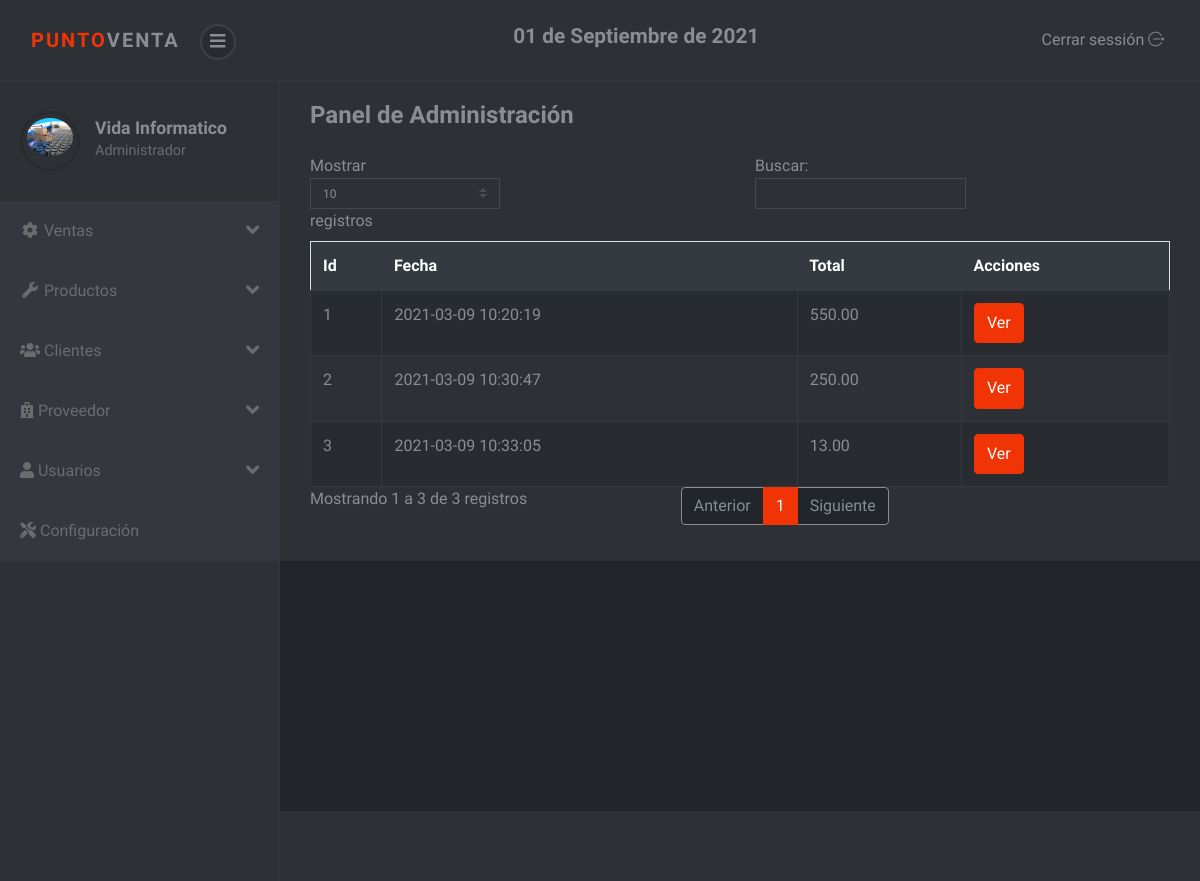
Page /sistema/ventas.php (signed in) on the earlier database version.
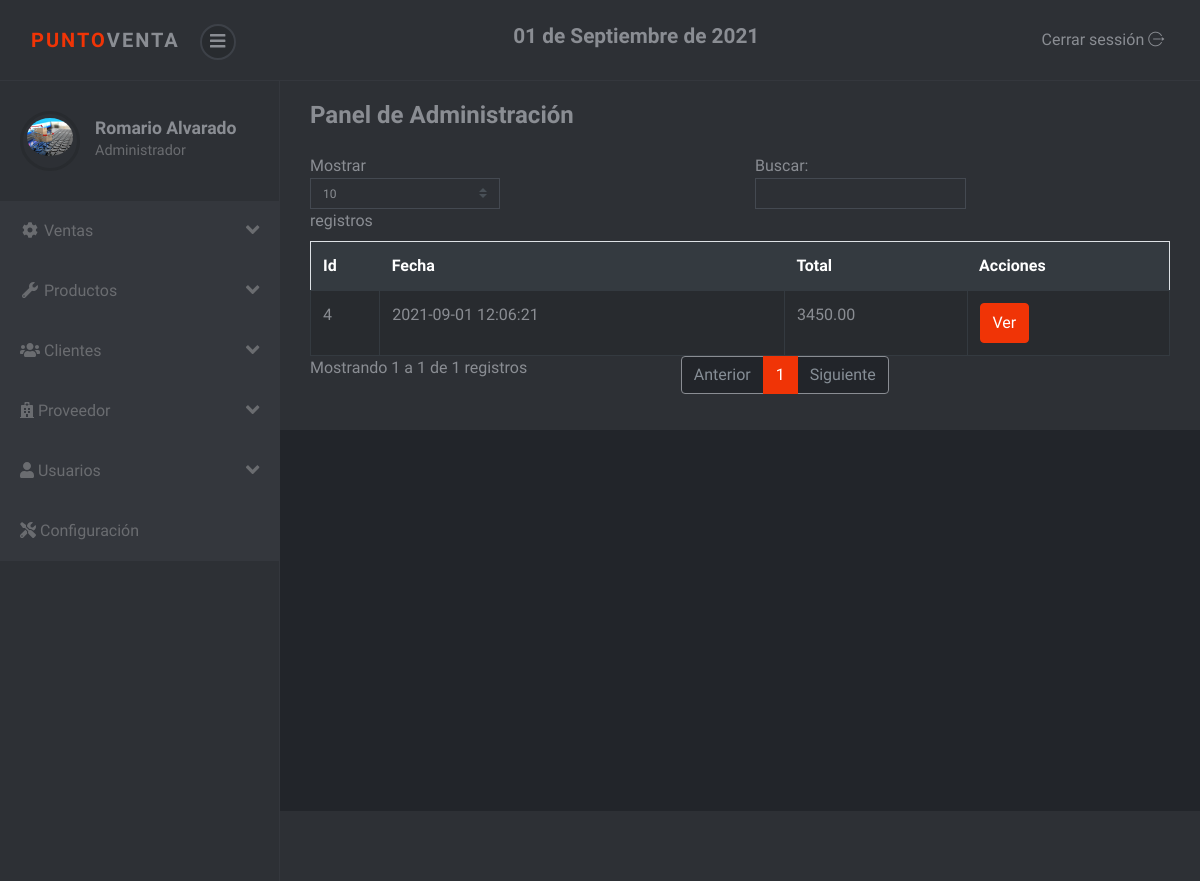
Same page on the later database version.
### tables this page shows
CREATE TABLE `factura` (
  `nofactura` int(11) NOT NULL,
  `fecha` datetime NOT NULL DEFAULT current_timestamp(),
  `usuario` int(11) NOT NULL,
  `codcliente` int(11) NOT NULL,
  `totalfactura` decimal(10,2) NOT NULL,
  `estado` int(11) NOT NULL DEFAULT 1
);

### sistema/ventas.php (the view, shortened to what this page needs)
<?php include_once "includes/header.php"; ?>
<div class="container-fluid">
	<div class="d-sm-flex align-items-center justify-content-between mb-4">
		<h1 class="h3 mb-0 text-gray-800">Panel de Administración</h1>
	</div>
	<div class="row">
		<div class="col-lg-12">
			<div class="table-responsive">
				<table class="table table-striped table-bordered" id="table">
					<thead class="thead-dark">
						<tr>
							<th>Id</th>
							<th>Fecha</th>
							<th>Total</th>
							<th>Acciones</th>
						</tr>
					</thead>
					<tbody>
						<?php
						require "../conexion.php";
						$query = mysqli_query($conexion, "SELECT nofactura, fecha,codcliente, totalfactura, estado FROM factura ORDER BY nofactura DESC");
						$cli = mysqli_num_rows($query);
						if ($cli > 0) {
							while ($dato = mysqli_fetch_array($query)) {
						?>
								<tr>
									<td><?php echo $dato['nofactura']; ?></td>
									<td><?php echo $dato['fecha']; ?></td>
									<td><?php echo $dato['totalfactura']; ?></td>
									<td>
										<button type="button" class="btn btn-primary view_factura" cl="<?php echo $dato['codcliente'];  ?>" f="<?php echo $dato['nofactura']; ?>">Ver</button>
									</td>
								</tr>
						<?php }
						} ?>
					</tbody>
				</table>
			</div>
		</div>
	</div>
</div>
<?php include_once "includes/footer.php"; ?>

### sistema/includes/header.php (shortened to what this page needs)
<?php
include "includes/functions.php";
?>
<!DOCTYPE html>
<html>
<head>
	<link rel="stylesheet" href="vendor/bootstrap/css/bootstrap.min.css">
	<link rel="stylesheet" href="css/font.css">
	<link rel="stylesheet" href="css/style.violet.css" id="theme-stylesheet">
	<link rel="stylesheet" href="css/custom.css">
</head>
<body>
	<header class="header">
		<nav class="navbar navbar-expand-lg">
			<div class="container-fluid d-flex align-items-center justify-content-between">
				<div class="navbar-header">
					<a href="index.php" class="navbar-brand">
						<div class="brand-text brand-big visible text-uppercase"><strong class="text-primary">Punto</strong><strong>Venta</strong></div>
					</a>
					<button class="sidebar-toggle"><i class="fas fa-bars"></i></button>
				</div>
				<h4><?php echo fechaPeru(); ?></h4>
				<div class="right-menu list-inline no-margin-bottom">
					<div class="list-inline-item logout"> <a id="logout" href="salir.php" class="nav-link"> <span class="d-none d-sm-inline">Cerrar sessión </span><i class="icon-logout"></i></a></div>
				</div>
			</div>
		</nav>
	</header>
	<div class="d-flex align-items-stretch">
		<nav id="sidebar">
			<div class="sidebar-header d-flex align-items-center">
				<div class="avatar"><img src="img/logo.jpg" alt="..." class="img-fluid rounded-circle"></div>
				<div class="title">
					<h1 class="h5"><?php echo $_SESSION['nombre']; ?></h1>
					<p><?php if ($_SESSION['rol'] == 1) {
							echo "Administrador";
						} else {
							echo "Vendedor";
						} ?></p>
				</div>
			</div>
			<ul class="navbar-nav bg-gradient-primary sidebar sidebar-dark accordion" id="accordionSidebar">
				<li class="nav-item">
					<a class="nav-link collapsed" href="#" data-toggle="collapse" data-target="#collapseTwo" aria-expanded="true" aria-controls="collapseTwo">
						<i class="fas fa-fw fa-cog"></i>
						<span>Ventas</span>
						<i class="fas fa-angle-down fa-lg float-right"></i>
					</a>
				</li>
				<li class="nav-item">
					<a class="nav-link collapsed" href="#" data-toggle="collapse" data-target="#collapseUtilities" aria-expanded="true" aria-controls="collapseUtilities">
						<i class="fas fa-fw fa-wrench"></i>
						<span>Productos</span>
						<i class="fas fa-angle-down fa-lg float-right"></i>
					</a>
				</li>
				<li class="nav-item">
					<a class="nav-link collapsed" href="#" data-toggle="collapse" data-target="#collapseClientes" aria-expanded="true" aria-controls="collapseUtilities">
						<i class="fas fa-users"></i>
						<span>Clientes</span>
						<i class="fas fa-angle-down fa-lg float-right"></i>
					</a>
				</li>
				<li class="nav-item">
					<a class="nav-link collapsed" href="#" data-toggle="collapse" data-target="#collapseProveedor" aria-expanded="true" aria-controls="collapseUtilities">
						<i class="fas fa-hospital"></i>
						<span>Proveedor</span>
						<i class="fas fa-angle-down fa-lg float-right"></i>
					</a>
				</li>
				<?php if ($_SESSION['rol'] == 1) { ?>
					<li class="nav-item">
						<a class="nav-link" href="#" data-toggle="collapse" data-target="#collapseUsuarios" aria-expanded="true">
							<i class="fas fa-user"></i>
							<span>Usuarios</span>
							<i class="fas fa-angle-down fa-lg float-right"></i>
						</a>
					</li>
				<?php } ?>
				<li class="nav-item">
					<a class="nav-link" href="configuracion.php" aria-expanded="true">
						<i class="fas fa-tools"></i>
						<span>Configuración</span>
					</a>
				</li>
			</ul>
		</nav>
		<div class="page-content">
			<div class="page-header">

Differences in the rows shown:
removed factura: nofactura "3", fecha "2021-03-09 10:33:05", totalfactura "13.00"
removed factura: nofactura "2", fecha "2021-03-09 10:30:47", totalfactura "250.00"
removed factura: nofactura "1", fecha "2021-03-09 10:20:19", totalfactura "550.00"
added factura: nofactura "4", fecha "2021-09-01 12:06:21", totalfactura "3450.00"
Other differences:
$_SESSION['nombre']: "Vida Informatico" → "Romario Alvarado"
text written by a page script: "Mostrar registros Buscar: Mostrando 1 a 3 de 3 registros Anterior 1 Siguiente" → "Mostrar registros Buscar: Mostrando 1 a 1 de 1 registros Anterior 1 Siguiente"
